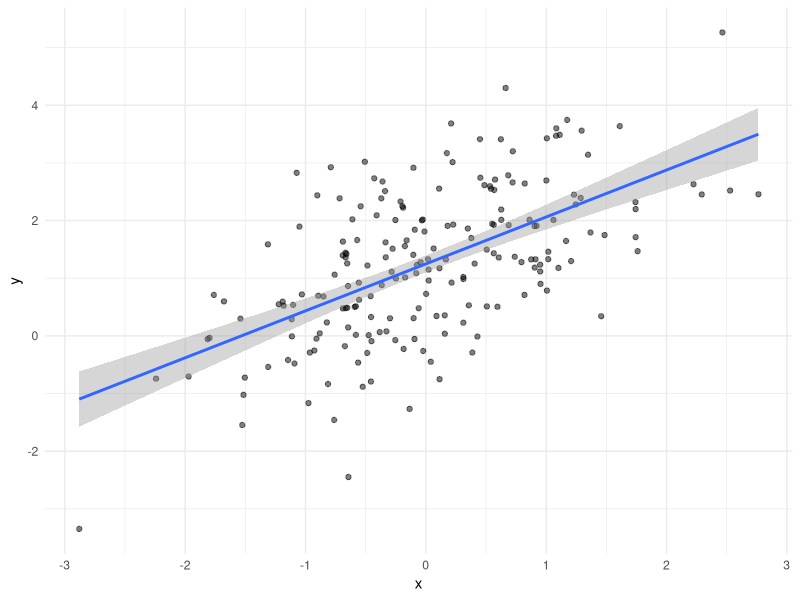

This chart was generated by the following R code:
## ---- chunk 1
knitr::opts_chunk$set(message = FALSE, warning = FALSE,
                      fig.align = "center", fig.width = 6.5, fig.height = 4)

# print() wraps R output at this width; the default runs off the right margin
options(width = 70)

library(tidyverse)
## ---- chunk 2
set.seed(20260918)

d <- tibble(x = rnorm(200),
            z = rbinom(200, 1, 0.5),
            y = 1.5 + 0.8 * x - 0.5 * z + rnorm(200))
## ---- chunk 3
m <- lm(y ~ x + z, data = d)
summary(m)
## ---- chunk 4
#| label: fig-fit
#| fig-cap: "Fitted values against x."

ggplot(d, aes(x = x, y = y)) +
  geom_point(alpha = 0.5) +
  geom_smooth(method = "lm", formula = y ~ x) +
  theme_minimal()
